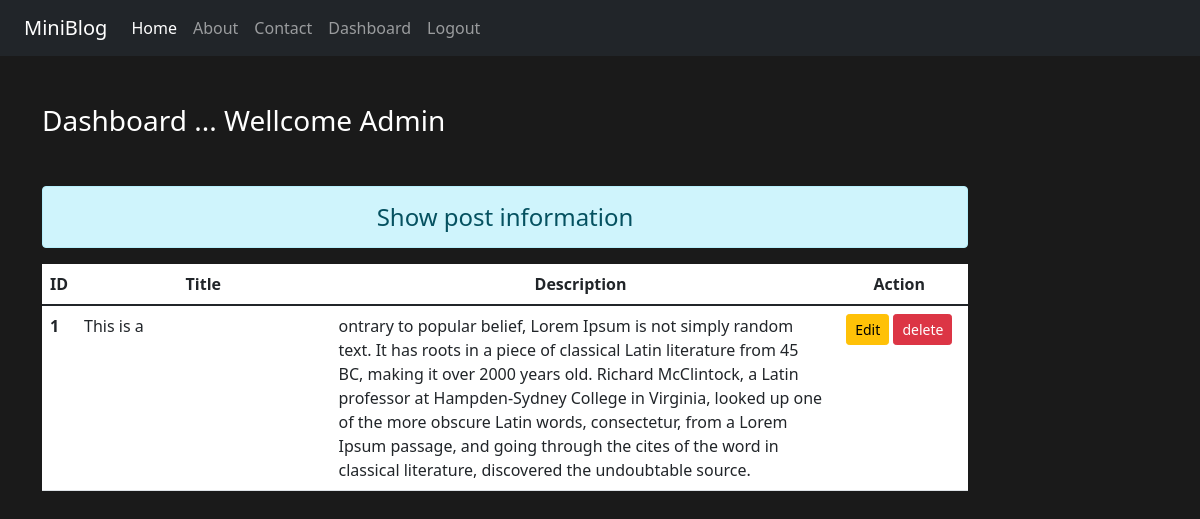
The app's page /dashboard/ (signed in), older data.
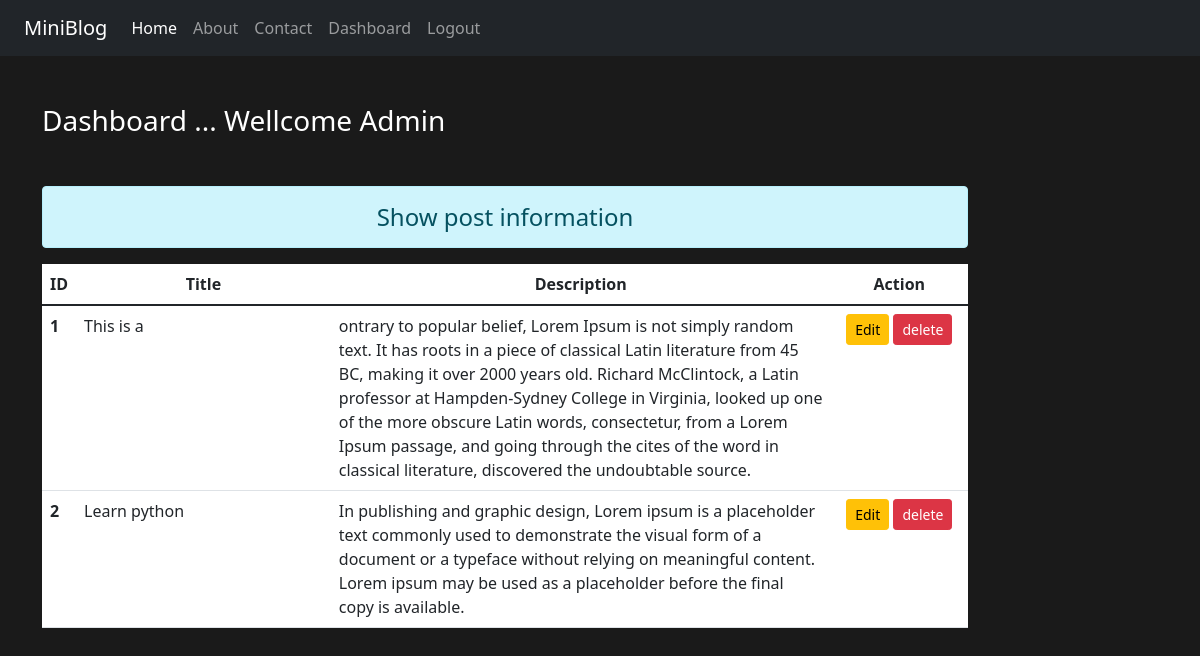
The same page, newer data.
### blog/models.py (models this page shows)
class Post(models.Model):
    title = models.CharField(max_length=150)
    desc = models.TextField()

### blog/views.py (the view)
# urls.py: path('dashboard/', views.dashboard, name='dashboard'),
def dashboard(request):
    if request.user.is_authenticated:
        posts = Post.objects.all()
        return render (request,"dashboard.html",{'posts':posts})
    else:
        return HttpResponseRedirect("/login//")

### templates/dashboard.html (shortened to what this page needs)
{% extends 'base.html' %}
{% load static %}
{% block content %}
<div class = "col-sm-10">
    <h3 class="text-white my-5">Dashboard ... Wellcome Admin</h3>
    <h4 class="text-center alert alert alert-info mt-3">Show post information</h4>
    {% if posts %}
    <table class="table table-hover bg-white">
        <thead>
            <tr class="text-center">
                <th scope="col" style="width:2%">ID</th>
                <th scope="col" style="width:28%">Title</th>
                <th scope="col" style="width:55%">Description</th>
                <th scope="col" style="width:15%">Action</th>
            </tr>
        </thead>
    <tbody>
        {% for post in posts%}
        <tr>
            <th scope="row">{{ post.id }}</th>
            <td>{{ post.title }}</td>
            <td>{{ post.desc }}</td>
            <td class="text-center">
                <a href="#" class="btn btn-warning btn-sm">Edit</a>
                <form action="" method="post" class="d-inline">
                   <input type="submit" class="btn btn-danger btn-sm" value="delete">
                </form>
            </td>
        </tr>
        {% endfor %}
    </tbody>
</table>
{% else %}
<h4 class="text-center alert alert-warning">No Records</h4>
{% endif %}
</div>
{% endblock content %}

Row changes from the older to the newer data that the page shows:
added Post: id "2", title "Learn python", desc "In publishing and graphic design, Lorem ipsum is a placeholder text commonly used to demonstrate the visual form of a document or a typeface without relying on meaningful content. Lorem ipsum may be used as a placeholder before the final copy is available."
